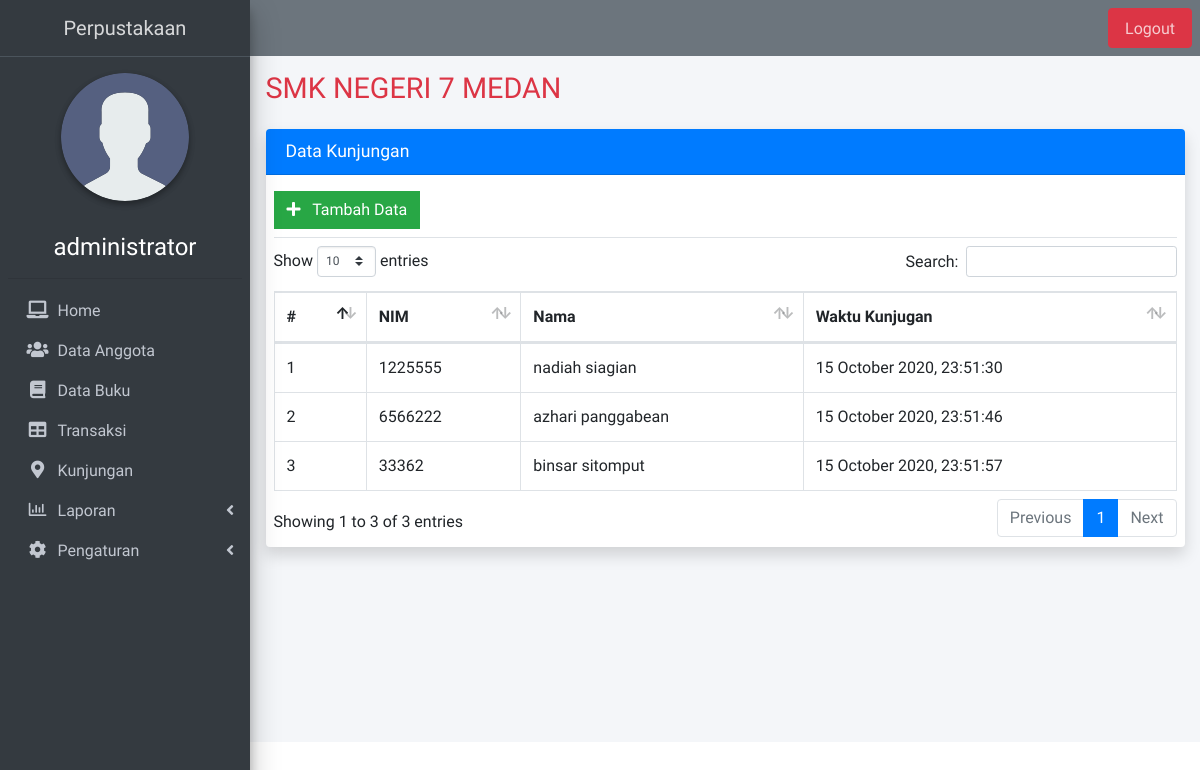
The app's page /admin/kunjungan (signed in), older data.
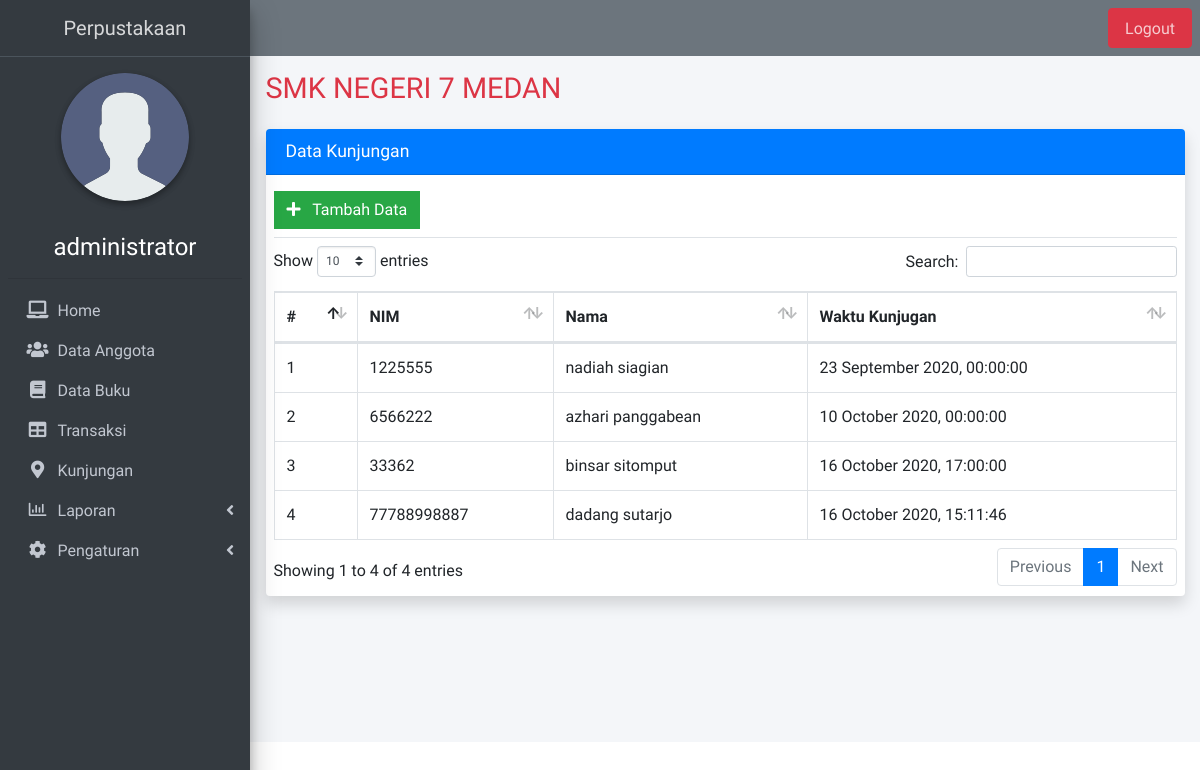
The same page, newer data.
### tables this page shows
CREATE TABLE `kunjungan` (
  `id` int(11) NOT NULL,
  `nim` varchar(16) NOT NULL,
  `nama` varchar(255) NOT NULL,
  `created_at` datetime NOT NULL DEFAULT current_timestamp()
);

### helpers/base_url.php (called while the page is built)
<?php
function base_url($url = null){
	$base_url = "http://localhost/perpustakaan";
	if($url != null){
		return $base_url. "/" .$url;
	}
	else{
		return $base_url;
	}
}

### helpers/query.php (called while the page is built, shortened)
<?php
function list_query($query){
    global $conn;
    $result = mysqli_query($conn, $query)or die("Error: " . $conn);
    $rows = [];
    while($row = mysqli_fetch_assoc($result)){
        $rows[] = $row;
    }
    return $rows;
}

### admin/pages/kunjungan/index.php (the view)
<div class="row">
  <div class="col">
    <div class="card shadow">
      <div class="card-header bg-primary">
        <h2 class="card-title">Data Kunjungan</h2>
      </div>
      <div class="card-body p-2">
        <div class="mb-2 border-bottom py-2">
          <a href="<?=base_url()?>/admin/add-kategori" class="btn btn-flat btn-success">
          <i class="fas fa-plus mr-2"></i>
            Tambah Data
          </a>
        </div>
        <div class="table-responsive-md">
          <table id="" class="table table-bordered table-hover table-list display" style="width:100%">
            <thead>
              <tr>
                <th>#</th>
                <th>NIM</th>
                <th>Nama</th>
                <th>Waktu Kunjugan</th>
              </tr>
            </thead>
            <tbody>
              <?php
              $no= 1;
              $query = "SELECT
                            *
                        FROM
                            kunjungan
                        ORDER BY
                          id
                        ASC";
              $lists = list_query($query);
              foreach($lists as $list):
              ?>
              <tr>
                <td><?=$no++?></td>
                <td><?=$list['nim']?></td>
                <td><?=$list['nama']?></td>
                <td><?=date("d F Y, H:i:s", strtotime($list['created_at']))?></td>
              </tr>
              <?php
              endforeach;
              ?>
            </tbody>
          </table>
        </div>
      </div>
    </div>
  </div>
</div>

Row changes from the older to the newer data that the page shows:
changed kunjungan "nadiah siagian": created_at "15 October 2020, 23:51:30" → "23 September 2020, 00:00:00"
changed kunjungan "azhari panggabean": created_at "15 October 2020, 23:51:46" → "10 October 2020, 00:00:00"
changed kunjungan "binsar sitomput": created_at "15 October 2020, 23:51:57" → "16 October 2020, 17:00:00"
added kunjungan: nim "77788998887", nama "dadang sutarjo", created_at "16 October 2020, 15:11:46"
Text that changed along with them:
text written by a page script: "Show entries Search: Showing 1 to 3 of 3 entries Previous 1 Next" → "Show entries Search: Showing 1 to 4 of 4 entries Previous 1 Next"
